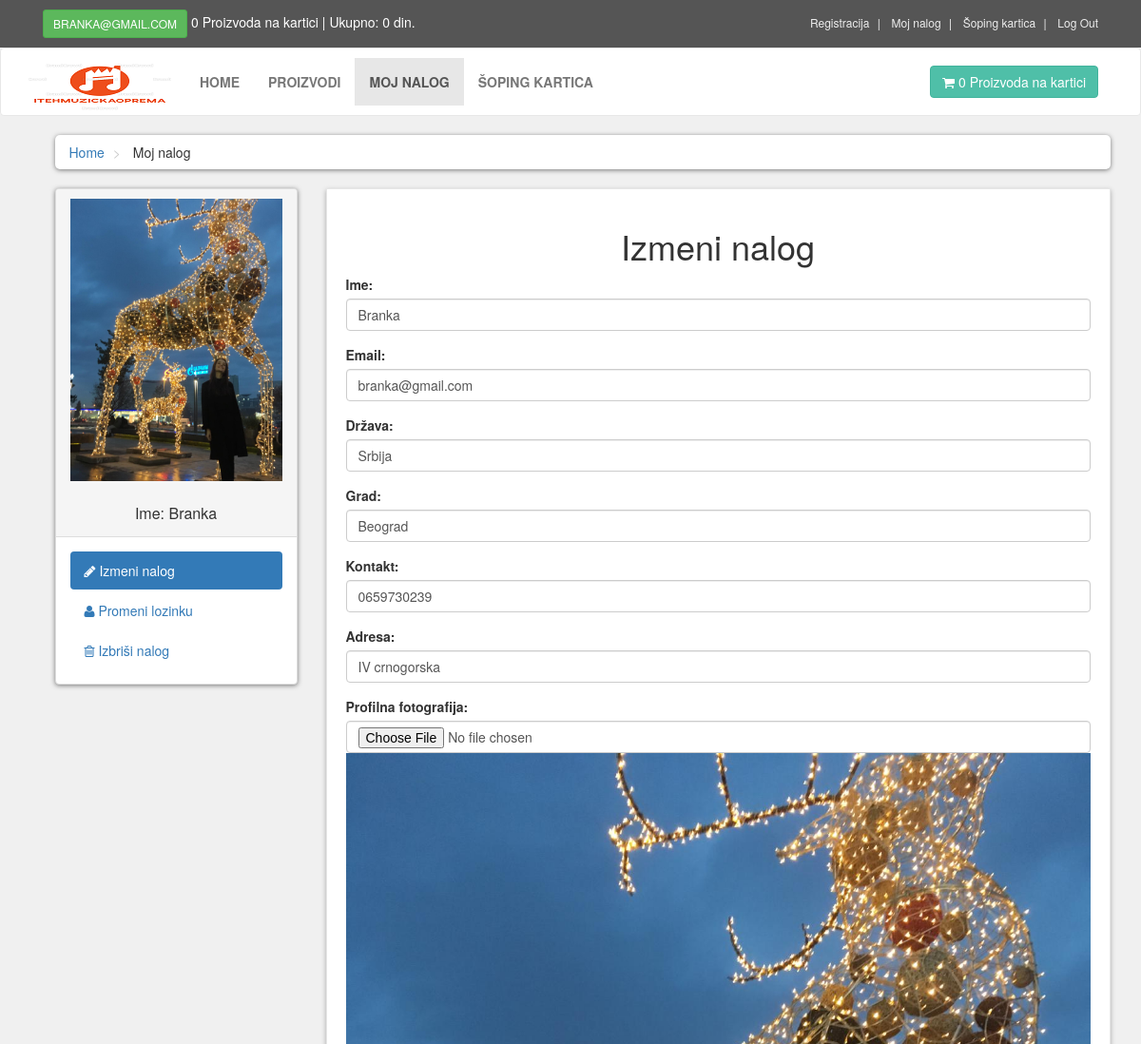
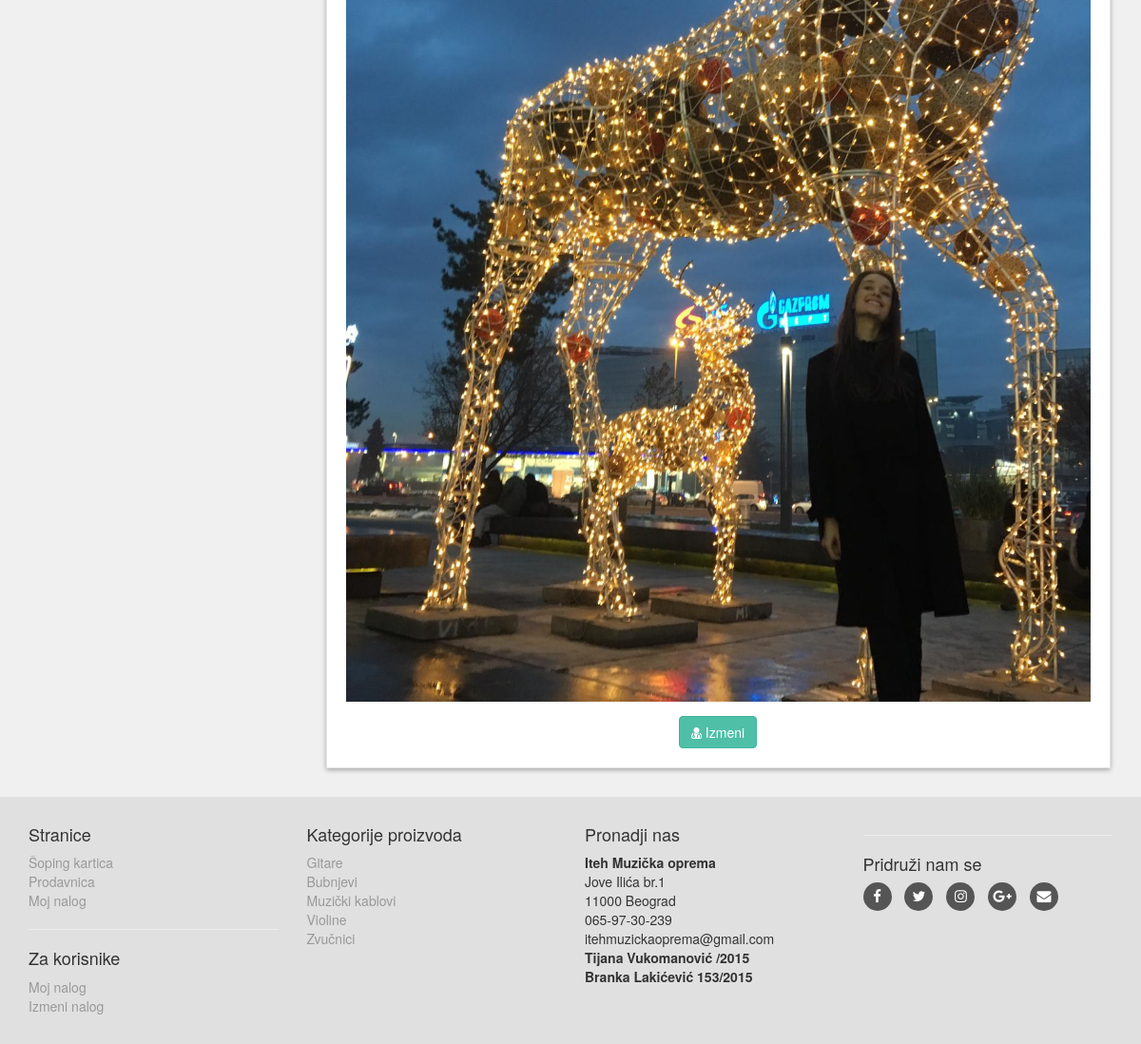
/customer/my_account.php?edit_account (signed in), run on the app's committed database (2 pictures, top to bottom).
### tables this page shows
CREATE TABLE `korisnici` (
  `korisnik_id` int(10) NOT NULL,
  `korisnik_ime` varchar(255) NOT NULL,
  `korisnik_email` varchar(255) NOT NULL,
  `korisnik_pass` varchar(255) NOT NULL,
  `korisnik_drzava` text NOT NULL,
  `korisnik_grad` text NOT NULL,
  `korisnik_kontakt` varchar(255) NOT NULL,
  `korisnik_adresa` text NOT NULL,
  `customer_image` text NOT NULL,
  `customer_ip` varchar(100) NOT NULL
);

CREATE TABLE `proizvod_kategorije` (
  `p_cat_id` int(10) NOT NULL,
  `p_cat_title` text NOT NULL,
  `p_cat_desc` text NOT NULL
);

### customer/edit_account.php (the view, shortened to what this page needs)
<?php
$customer_session = $_SESSION['korisnik_email'];
$get_customer = "select * from korisnici where korisnik_email='$customer_session'";
$run_customer = mysqli_query($con,$get_customer);
$row_customer = mysqli_fetch_array($run_customer);
$customer_name = $row_customer['korisnik_ime'];
$customer_email = $row_customer['korisnik_email'];
$customer_country = $row_customer['korisnik_drzava'];
$customer_city = $row_customer['korisnik_grad'];
$customer_contact = $row_customer['korisnik_kontakt'];
$customer_address = $row_customer['korisnik_adresa'];
$customer_image = $row_customer['customer_image'];
?>
<h1 align="center"> Izmeni nalog </h1>
<form action="" method="post" enctype="multipart/form-data">
    <div class="form-group">
        <label> Ime: </label>
        <input type="text" name="c_name" class="form-control" value="<?php echo $customer_name; ?>" required>
    </div>
    <div class="form-group">
        <label> Email: </label>
        <input type="text" name="c_email" class="form-control" value="<?php echo $customer_email; ?>" required>
    </div>
    <div class="form-group">
        <label> Država: </label>
        <input type="text" name="c_country" class="form-control" value="<?php echo $customer_country; ?>" required>
    </div>
    <div class="form-group">
        <label> Grad: </label>
        <input type="text" name="c_city" class="form-control" value="<?php echo $customer_city; ?>" required>
    </div>
    <div class="form-group">
        <label> Kontakt: </label>
        <input type="text" name="c_contact" class="form-control" value="<?php echo $customer_contact; ?>" required>
    </div>
    <div class="form-group">
        <label> Adresa: </label>
        <input type="text" name="c_address" class="form-control" value="<?php echo $customer_address; ?>" required>
    </div>
    <div class="form-group">
        <label> Profilna fotografija: </label>
        <input type="file" name="c_image" class="form-control form-height-custom">
        <img class="img-responsive" src="customer_images/<?php echo $customer_image; ?>" alt="Costumer Image">
    </div>
    <div class="text-center">
        <button name="update" class="btn btn-primary">
            <i class="fa fa-user-md"></i> Izmeni
        </button>
    </div>
</form>

### customer/includes/sidebar.php
<div class="panel panel-default sidebar-menu">
    <div class="panel-heading">
        <?php
        $customer_session = $_SESSION['korisnik_email'];
        $get_customer = "select * from korisnici where korisnik_email='$customer_session'";
        $run_customer = mysqli_query($con,$get_customer);
        $row_customer = mysqli_fetch_array($run_customer);
        $customer_image = $row_customer['customer_image'];
        $customer_name = $row_customer['korisnik_ime'];
        if(!isset($_SESSION['korisnik_email'])){
        }else{
            echo "
                <center>
                    <img src='customer_images/$customer_image' class='img-responsive' >
                </center>
                <br/>
                <h3 class='panel-title' align='center'>
                    Ime: $customer_name
                </h3>
            ";
        }
        ?>
    </div>
    <div class="panel-body">
        <ul class="nav-pills nav-stacked nav">
            <li class="<?php if(isset($_GET['edit_account'])){ echo "active"; } ?>">
                <a href="my_account.php?edit_account">
                    <i class="fa fa-pencil"></i> Izmeni nalog
                </a>
            </li>
            <li class="<?php if(isset($_GET['change_pass'])){ echo "active"; } ?>">
                <a href="my_account.php?change_pass">
                    <i class="fa fa-user"></i> Promeni lozinku
                </a>
            </li>
            <li class="<?php if(isset($_GET['delete_account'])){ echo "active"; } ?>">
                <a href="my_account.php?delete_account">
                    <i class="fa fa-trash-o"></i> Izbriši nalog
                </a>
            </li>
        </ul>
    </div>
</div>

### customer/includes/footer.php (shortened to what this page needs)
<div id="footer">
    <div class="container">
        <div class="row">
            <div class="col-sm-6 col-md-3">
               <h4>Stranice</h4>
                <ul>
                    <li><a href="../cart.php">Šoping kartica</a></li>
                    <li><a href="../proizvodi.php">Prodavnica</a></li>
                    <li><a href="my_account.php">Moj nalog</a></li>
                </ul>
                <hr>
                <h4>Za korisnike</h4>
                <ul>
                           <?php
                           if(!isset($_SESSION['korisnik_email'])){
                               echo"<a href='../checkout.php'>Login</a>";
                           }else{
                              echo"<a href='my_account.php?my_orders'>Moj nalog</a>";
                           }
                           ?>
                    <li>
                            <?php
                           if(!isset($_SESSION['korisnik_email'])){
                               echo"<a href='../checkout.php'>Login</a>";
                           }else{
                              echo"<a href='my_account.php?edit_account'>Izmeni nalog</a>";
                           }
                           ?>
                    </li>
                </ul>
            </div>
            <div class="com-sm-6 col-md-3">
                <h4>Kategorije proizvoda</h4>
                <ul>
                    <?php
                        $get_p_cats = "select * from proizvod_kategorije";
                        $run_p_cats = mysqli_query($con,$get_p_cats);
                        while($row_p_cats=mysqli_fetch_array($run_p_cats)){
                            $p_cat_id = $row_p_cats['p_cat_id'];
                            $p_cat_title = $row_p_cats['p_cat_title'];
                            echo "
                                <li>
                                    <a href='../proizvodi.php?p_cat=$p_cat_id'>
                                        $p_cat_title
                                    </a>
                                </li>
                            ";
                        }
                    ?>
                </ul>
            </div>
            <div class="col-sm-6 col-md-3">
                <h4>Pronadji nas</h4>
                <p>
                <strong>Iteh Muzička oprema</strong>
                    <br/>Jove Ilića br.1
                    <br/>11000 Beograd
                    <br/>065-97-30-239
                    <br/>itehmuzickaoprema@gmail.com
                    <br/><strong>Tijana Vukomanović /2015</strong>
                    <br/><strong>Branka Lakićević 153/2015</strong>
                </p>
            </div>
            <div class="col-sm-6 col-md-3">
                <hr>
                <h4>Pridruži nam se</h4>
                <p class="social">
                    <a href="../#" class="fa fa-facebook"></a>
                    <a href="../#" class="fa fa-twitter"></a>
                    <a href="../#" class="fa fa-instagram"></a>
                    <a href="../#" class="fa fa-google-plus"></a>
                    <a href="../#" class="fa fa-envelope"></a>
                </p>
            </div>
        </div>
    </div>
</div>

### customer/styles/style.css (style rules this page uses)
body { font-size: 14px; line-height: 1.42857143; color: #333333; background: #f0f0f0; overflow-x: hidden; }
.btn-primary { color: rgb(255, 255, 255); background: rgb(79, 191, 168); border-color: rgb(65, 179, 156); }
#content .panel.sidebar-menu { box-sizing: border-box; box-shadow: 0px 1px 5px rgba(0, 0, 0, .5); }
#content .panel.sidebar-menu h3 { padding: 5px 0px; margin: 0px; }
#footer { background: #e0e0e0; padding: 20px 0; }
#footer a { color: #999999; padding: 0; text-decoration: none; }
#footer ul { list-style: none; padding-left: 0px; }
#footer .social { text-align: left; }
#footer .social a { margin: 0px 10px 0px 0px; display: inline-block; color: #ffffff; width: 30px; height: 30px; border-radius: 15px; line-height: 30px; font-size: 15px; text-align: center; vertical-align: bottom; background: #555555; text-decoration: none; }

### data on the page
korisnici: customer_image (picture), korisnik_ime "Branka", c_name "Branka", c_email "branka@gmail.com", c_country "Srbija", c_city "Beograd", c_contact "0659730239", c_address "IV crnogorska"
proizvod_kategorije: p_cat_title "Gitare"
proizvod_kategorije: p_cat_title "Bubnjevi"
proizvod_kategorije: p_cat_title "Muzički kablovi"
proizvod_kategorije: p_cat_title "Violine"
proizvod_kategorije: p_cat_title "Zvučnici"

### other printed values
$_SESSION['korisnik_email'] "BRANKA@GMAIL.COM"
$count_items "0 0"
$total "0"
